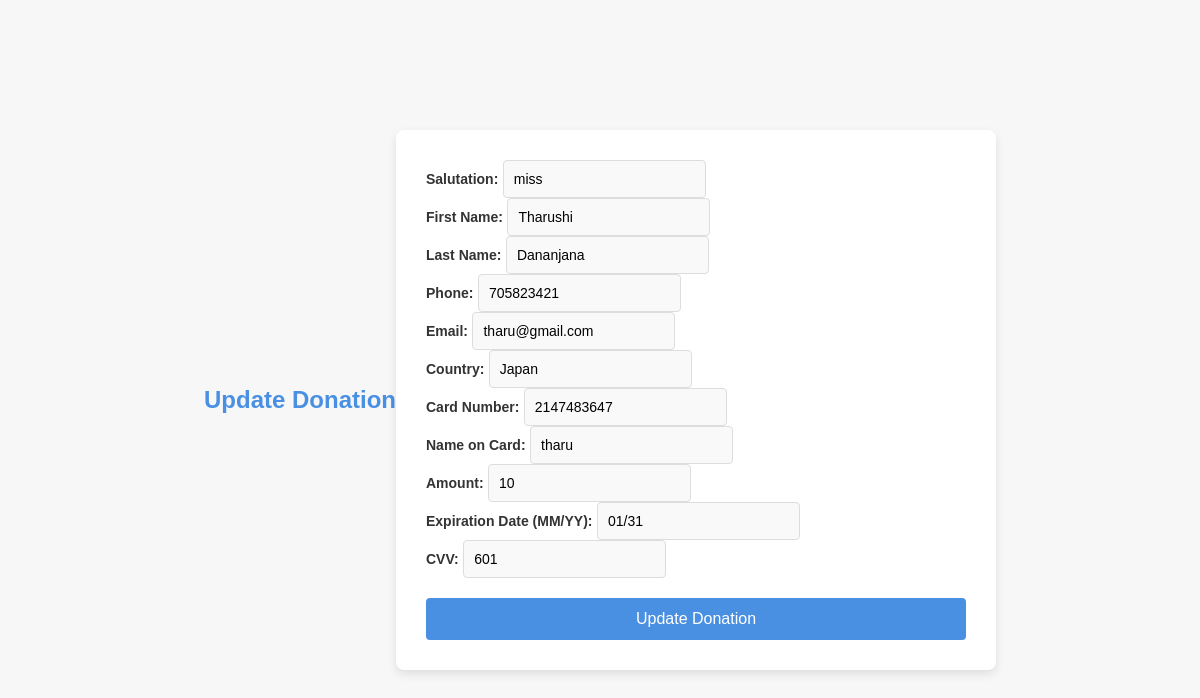
The app's page /donation/Tupdatedonation.php?ID=1 with its own data.
### tables this page shows
CREATE TABLE `donerinformation` (
  `ID` varchar(12) NOT NULL,
  `salutation` varchar(5) NOT NULL,
  `firstname` varchar(15) NOT NULL,
  `lastname` varchar(15) NOT NULL,
  `uphone` int(15) NOT NULL,
  `email` varchar(30) NOT NULL,
  `country` varchar(10) NOT NULL,
  `D_card` int(15) NOT NULL,
  `D_name_card` varchar(20) NOT NULL,
  `amount` float NOT NULL,
  `MM/YY` varchar(15) NOT NULL,
  `CVV` int(5) NOT NULL
);

### donation/Tupdatedonation.php (the view, shortened to what this page needs)
<?php
require 'Tconfig.php';
if (isset($_GET['ID'])) {
    $ID = $_GET['ID'];
    $sql = "SELECT * FROM donerinformation WHERE ID='$ID'";
    $result = $con->query($sql);
    if ($result->num_rows > 0) {
        $row = $result->fetch_assoc();
        ?>
        <!DOCTYPE html>
        <html>
        <head>
            <link rel="stylesheet" href="css/TupdateDonation.css">
        </head>
        <body>
        <h2>Update Donation</h2>
        <form method="post" action="Tupdate.php">
            <label>Salutation:</label>
            <input type="text" name="ssalutation" value="<?php echo $row['salutation']; ?>" required><br>
            <label>First Name:</label>
            <input type="text" name="sfname" value="<?php echo $row['firstname']; ?>" required><br>
            <label>Last Name:</label>
            <input type="text" name="slname" value="<?php echo $row['lastname']; ?>" required><br>
            <label>Phone:</label>
            <input type="text" name="sphone" value="<?php echo $row['uphone']; ?>" required><br>
            <label>Email:</label>
            <input type="email" name="semail" value="<?php echo $row['email']; ?>" required><br>
            <label>Country:</label>
            <input type="text" name="scountry" value="<?php echo $row['country']; ?>" required><br>
            <label>Card Number:</label>
            <input type="text" name="scard_num" value="<?php echo $row['D_card']; ?>" required><br>
            <label>Name on Card:</label>
            <input type="text" name="scard_name" value="<?php echo $row['D_name_card']; ?>" required><br>
            <label>Amount:</label>
            <input type="text" name="samount" value="<?php echo $row['amount']; ?>" required><br>
            <label>Expiration Date (MM/YY):</label>
            <input type="text" name="sdate" value="<?php echo $row['MM/YY']; ?>" required><br>
            <label>CVV:</label>
            <input type="text" name="scvv" value="<?php echo $row['CVV']; ?>" required><br>
            <input type="submit" value="Update Donation">
        </form>
        </body>
        </html>
        <?php
    } else {
        echo "Record not found!";
    }
}
?>

### donation/css/TupdateDonation.css (style rules this page uses)
body { font-family: 'Arial', sans-serif; background-color: #f7f7f7; color: #333; margin: 0; padding: 0; display: flex; justify-content: center; align-items: center; height: 100vh; }
form { background-color: white; padding: 30px; box-shadow: 0px 4px 10px rgba(0, 0, 0, 0.1); border-radius: 8px; max-width: 600px; width: 100%; box-sizing: border-box; }
h2 { text-align: center; color: #4a90e2; margin-bottom: 20px; }
label { font-size: 14px; font-weight: bold; margin-bottom: 5px; color: #333; }
input[type="text"], input[type="email"] { padding: 10px; border: 1px solid #ddd; border-radius: 4px; font-size: 14px; background-color: #f9f9f9; transition: border-color 0.3s ease; box-sizing: border-box; }
input[type="submit"] { width: 100%; padding: 12px; background-color: #4a90e2; border: none; border-radius: 4px; color: white; font-size: 16px; cursor: pointer; transition: background-color 0.3s ease; margin-top: 20px; }

### records on screen
donerinformation: ssalutation "miss", sfname "Tharushi", slname "Dananjana", sphone "705823421", semail "tharu@gmail.com", scountry "Japan", scard_num "2147483647", scard_name "tharu", samount "10", sdate "01/31", scvv "601"
